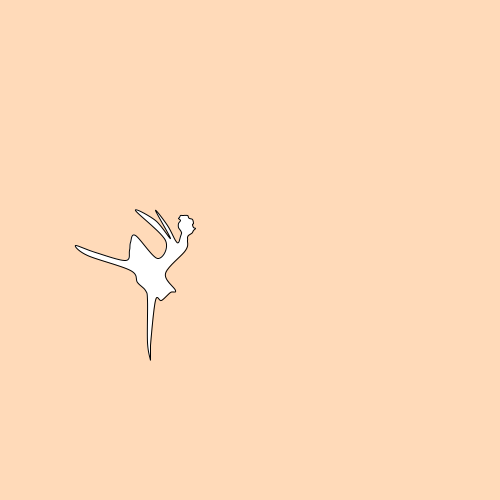
Frame 1 (no input)
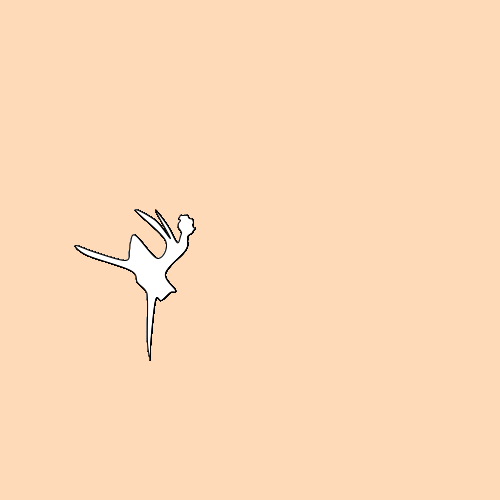
Frame 60 (the mouse pressed at the canvas centre just before this capture)
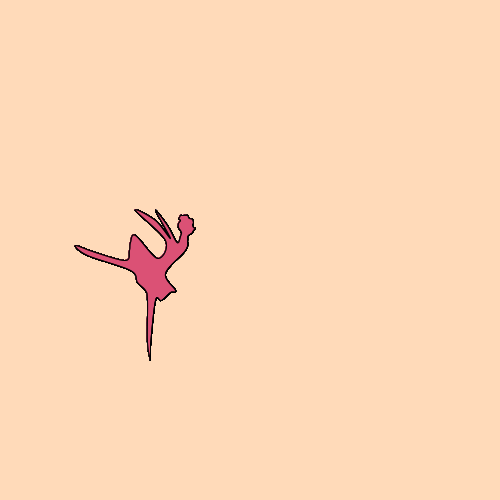
Frame 120 (the mouse held since frame 60 and released just before this capture)

The Processing sketch that drew these frames (run headless with seeded random() and noise(); from frame 60 on, the mouse is pressed at the canvas centre):

// Processing sketch: processing_12749
// ── processing_12749.pde

 // Assignment #3 part 2
 // Name: Emelie Curl
 // E-mail: ecurl@brynmwr.edu
 // Date: 09/22/10
 // This version of my drawing does not use variables
 // however it does generate many different ballerinas 
 // of different colors.
float x,y;
void setup() {
  size (500,500);
  smooth();
  background(255,218,185);
 x = random(1,500);
 y = random(1,500);
}
void draw(){
  float x, y, w, h;
   x=75;
   y=180;
   w=140;
   h=180;
   drawBallerina (x,y,w,h);
}   
 void drawBallerina(float x,float y,float w,float h){
  beginShape();
  curveVertex(75+x,180+y);
  curveVertex(75+x,180+y);
  curveVertex(72+x,162+y);
  curveVertex(72+x,120+y);
  curveVertex(70+x,110+y);
  curveVertex(62+x,102+y);
  curveVertex(55+x,90+y);
  curveVertex(12+x,75+y);
  curveVertex(0+x,65+y);
  curveVertex(20+x,72+y);
  curveVertex(50+x,80+y);
  curveVertex(54+x,70+y);
  curveVertex(55+x,62+y);
  curveVertex(60+x,55+y);
  curveVertex(82+x,78+y);
  curveVertex(90+x,60+y);
  curveVertex(60+x,30+y);
  curveVertex(80+x,40+y);
  curveVertex(95+x,58+y);
  curveVertex(80+x,30+y);
  curveVertex(92+x,45+y);
  curveVertex(100+x,60+y);
  curveVertex(103+x,62+y);
  curveVertex(105+x,56+y);
  curveVertex(106+x,53+y);
  curveVertex(106+x,52+y);
  curveVertex(105+x,50+y);
  curveVertex(103+x,47+y);
  curveVertex(103+x,43+y);
  curveVertex(105+x,40+y);
  curveVertex(103+x,38+y);
  curveVertex(104+x,37+y);
  curveVertex(105+x,35+y);
  curveVertex(107+x,35+y);
  curveVertex(112+x,35+y);
  curveVertex(113+x,37+y);
  curveVertex(114+x,38+y);
  curveVertex(117+x,39+y);
  curveVertex(118+x,43+y);
  curveVertex(117+x,44+y);
  curveVertex(118+x,47+y);
  curveVertex(120+x,48+y);
  curveVertex(118+x,50+y);
  curveVertex(117+x,52+y);
  curveVertex(116+x,53+y);
  curveVertex(113+x,55+y);
  curveVertex(112+x,57+y);
  curveVertex(112+x,60+y);
  curveVertex(110+x,70+y);
  curveVertex(90+x,93+y);
  curveVertex(100+x,110+y);
  curveVertex(95+x,112+y);
  curveVertex(86+x,120+y);
  curveVertex(80+x,120+y);
  curveVertex(75+x,165+y);
  curveVertex(75+x,180+y);
  endShape(CLOSE);
}
void mousePressed(){
   float x,y,w,h;
   x = random(1,500);
   y = random(1,500);
   w = 140;
   h = 180;
   drawBallerina (x,y,w,h);
   fill(random(255),random(255), random(255),random(255));
}
